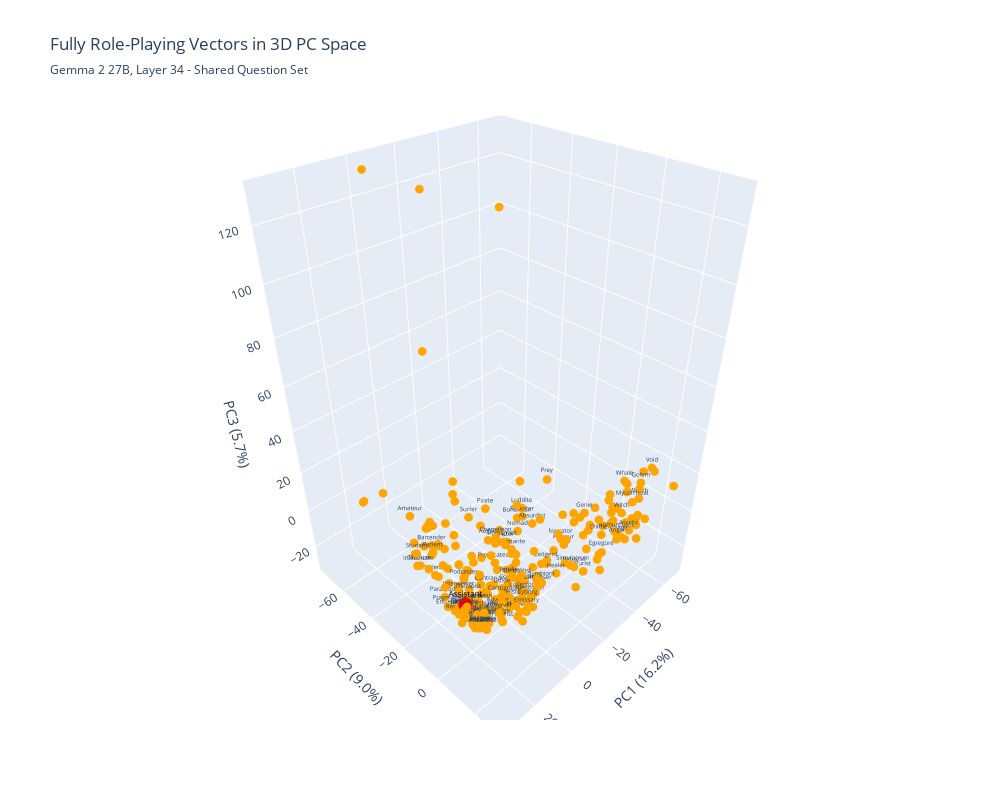

Notebook source saved alongside this figure:
### Code cell
if assistant:
    fig_3d = plot_3d_pca(pca_results, role_labels, layer, dir, type, assistant_activation=asst_projected[0])
    fig_3d.show()
    fig_3d.write_html(f"{output_dir}/3d_pca_assistant.html")
else:
    fig_3d = plot_3d_pca(pca_results, role_labels, layer, dir, type)
    fig_3d.show()
    fig_3d.write_html(f"{output_dir}/3d_pca.html")

### Figure 1 — Plotly figure (JSON) as saved in the notebook; plotly's stock layout.template omitted (floating-point values rounded to 4 significant figures; data arrays with more than 128 entries replaced by an {"elided": "..."} marker saying what was removed)
{"data": [{"hovertemplate": "<b>%{hovertext}</b><br>PC1: %{x:.3f}<br>PC2: %{y:.3f}<br>PC3: %{z:.3f}<br><extra></extra>", "hovertext": {"elided": "275 str values"}, "marker": {"color": "orange", "size": 3}, "mode": "markers+text", "showlegend": false, "text": {"elided": "275 str values"}, "textfont": {"size": 6}, "textposition": "top center", "type": "scatter3d", "x": {"elided": "275 float values"}, "y": {"elided": "275 float values"}, "z": {"elided": "275 float values"}}, {"hovertemplate": "<b>Assistant</b><br>PC1: %{x:.3f}<br>PC2: %{y:.3f}<br>PC3: %{z:.3f}<br><extra></extra>", "marker": {"color": "red", "opacity": 1, "size": 5}, "mode": "markers+text", "showlegend": false, "text": ["Assistant"], "textfont": {"color": "black", "size": 8}, "textposition": "top center", "type": "scatter3d", "x": [31.04], "y": [9.627], "z": [10.24]}], "layout": {"height": 800, "legend": {"itemsizing": "constant", "itemwidth": 30}, "scene": {"xaxis": {"title": {"text": "PC1 (16.2%)"}}, "yaxis": {"title": {"text": "PC2 (9.0%)"}}, "zaxis": {"title": {"text": "PC3 (5.7%)"}}}, "title": {"subtitle": {"text": "Gemma 2 27B, Layer 34 - Shared Question Set"}, "text": "Fully Role-Playing Vectors in 3D PC Space"}, "width": 1000}}
